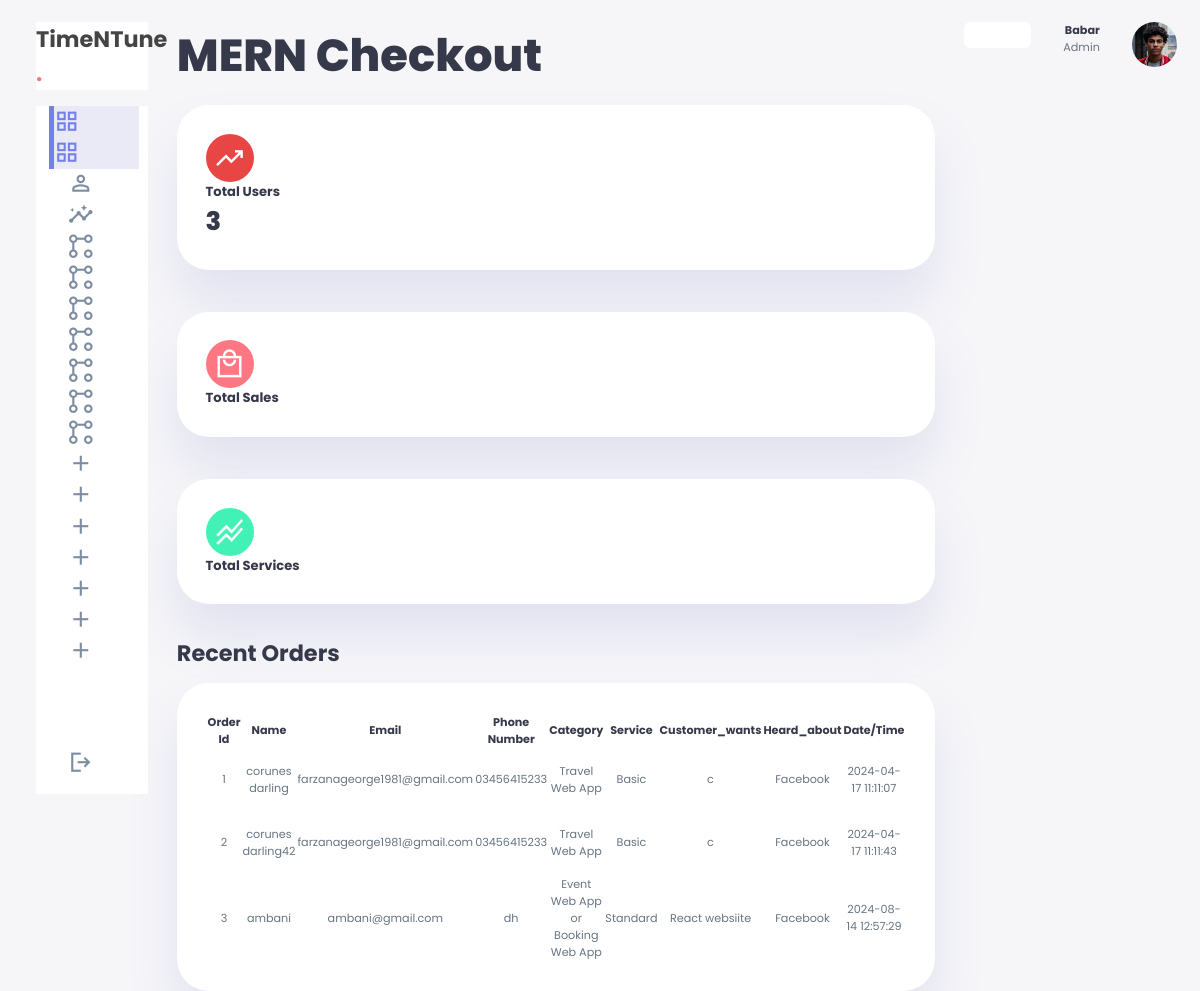
Screenshot of /dashboard/mern.php with the database file from the repository.
### tables this page shows
CREATE TABLE `checkout2` (
  `id` int(11) NOT NULL,
  `name` varchar(255) NOT NULL,
  `email` varchar(255) NOT NULL,
  `phone` varchar(255) NOT NULL,
  `category` varchar(255) NOT NULL,
  `services` varchar(255) NOT NULL,
  `customer_wants` varchar(255) NOT NULL,
  `heard_about` varchar(255) NOT NULL,
  `submission_date` datetime NOT NULL DEFAULT current_timestamp(),
  `pdf_data` blob NOT NULL
);

### dashboard/mern.php (the view, shortened to what this page needs)
<!DOCTYPE html>
<html lang="en">
<head>
  <link rel="stylesheet" href="assets/css/style.css">
  <link rel='stylesheet' href='https://cdn-uicons.flaticon.com/2.1.0/uicons-regular-rounded/css/uicons-regular-rounded.css'>
</head>
<body>
  <div class="container">
    <aside>
      <div class="top">
        <div class="logo">
          <a href="dashboard.php">
            <h2 style="color: #444444;">TimeNTune <span class="danger">.</span> </h2>
          </a>
        </div>
      </div>
      <div class="sidebar">
        <a href="dashboard.php" class="active">
          <span class="material-symbols-sharp">grid_view </span>
        </a>
        <a href="mern.php" class="active">
          <span class="material-symbols-sharp">grid_view </span>
        </a>
        <a href="pages/custumer.php">
          <span class="material-symbols-sharp">person_outline </span>
        </a>
        <a href="pages/analytics.php">
          <span class="material-symbols-sharp">insights </span>
        </a>
        <a href="pages/services.php">
          <span class="material-symbols-outlined">linked_services</span>
        </a>
        <a href="pages/services2.php">
          <span class="material-symbols-outlined">linked_services</span>
        </a>
        <a href="pages/prices.php">
          <span class="material-symbols-outlined">linked_services</span>
        </a>
        <a href="pages/prices2.php">
          <span class="material-symbols-outlined">linked_services</span>
        </a>
        <a href="pages/category.php">
          <span class="material-symbols-sharp">linked_services </span>
        </a>
        <a href="pages/category2.php">
          <span class="material-symbols-sharp">linked_services </span>
        </a>
        <a href="pages/portfolio.php">
          <span class="material-symbols-sharp">linked_services </span>
        </a>
        <a href="pages/add-services.php">
          <span class="material-symbols-sharp">add </span>
        </a>
        <a href="pages/add-services2.php">
          <span class="material-symbols-sharp">add </span>
        </a>
        <a href="pages/add-prices.php">
          <span class="material-symbols-sharp">add </span>
        </a>
        <a href="pages/add-prices2.php">
          <span class="material-symbols-sharp">add </span>
        </a>
        <a href="pages/add-category.php">
          <span class="material-symbols-sharp">add </span>
        </a>
        <a href="pages/add-category2.php">
          <span class="material-symbols-sharp">add </span>
        </a>
        <a href="pages/add-protfolio.php">
          <span class="material-symbols-sharp">add </span>
        </a>
        <br><br><br><br>
        <a href="pages/logout.php">
          <span class="material-symbols-sharp">logout </span>
        </a>
      </div>
    </aside>
    <main>
      <h1>MERN Checkout</h1>
      <div class="insights">
        <div class="sales">
          <span class="material-symbols-sharp">trending_up</span>
          <div class="middle">
            <div class="left">
              <h3>Total Users</h3>
              <?php
              include "auth/conn.php";
              $sql = "SELECT COUNT(*) as total FROM users ";
              $result = $conn->query($sql);
              if ($result->num_rows > 0) {
                while ($row = $result->fetch_assoc()) {
                  echo '<h1>'  . $row["total"] . '</h1>';
                }
              } else {
                echo "0 results";
              }
              ?>
            </div>
          </div>
        </div>
        <div class="expenses">
          <span class="material-symbols-sharp">local_mall</span>
          <div class="middle">
            <div class="left">
              <h3>Total Sales</h3>
            </div>
          </div>
        </div>
        <div class="income">
          <span class="material-symbols-sharp">stacked_line_chart</span>
          <div class="middle">
            <div class="left">
              <h3>Total Services</h3>
            </div>
          </div>
        </div>
      </div>
      <div class="recent_order">
        <h2>Recent Orders</h2>
        <table>
          <thead>
            <tr>
              <th>Order Id</th>
              <th>Name</th>
              <th>Email</th>
              <th>Phone Number</th>
              <th>Category</th>
              <th>Service</th>
              <th>Customer_wants</th>
              <th>Heard_about</th>
              <th>Date/Time</th>
            </tr>
          </thead>
          <?php
          $query = "SELECT * FROM checkout2";
          $result = mysqli_query($conn, $query);
          echo '<tbody>';
          if ($result) {
            while ($row = mysqli_fetch_assoc($result)) {
              echo  '<tr>';
              echo  '<td>' . $row['id'] . '</td>';
              echo  '<td>' . $row['name'] . '</td>';
              echo  '<td>' . $row['email'] . '</td>';
              echo  '<td>' . $row['phone'] . '</td>';
              echo  '<td>' . $row['category'] . '</td>';
              echo  '<td>' . $row['services'] . '</td>';
              echo  '<td>' . $row['customer_wants'] . '</td>';
              echo  '<td>' . $row['heard_about'] . '</td>';
              echo  '<td>' . $row['submission_date'] . '</td>';
              echo  '</tr>';
            }
          } else {
            echo 'Error executing query: ' . mysqli_error($conn);
          }
          echo '</tbody>';
          ?>
        </table>
      </div>
    </main>
    <div class="right">
      <div class="top">
        <div class="theme-toggler">
        </div>
        <div class="profile">
          <div class="info">
            <p><b>Babar</b></p>
            <p>Admin</p>
          </div>
          <div class="profile-photo">
            <img src="./images/profile-1.jpg" alt="" />
          </div>
        </div>
      </div>
    </div>
  </div>
</body>
</html>

### dashboard/assets/css/style.css (style rules this page uses)
:root { --clr-primary: #7380ec; --clr-danger: #ff7782; --clr-success: #41f1b6; --clr-white: #fff; --clr-info-dark: #7d8da1; --clr-info-light: #dce1eb; --clr-dark: #363949; --clr-warnig: #ff4edc; --clr-light: rgba(132, 139, 200, 0.18); --clr-primary-variant: #111e88; --clr-dark-variant: #677483; --clr-color-background: #f6f6f9; --card-border-radius: 2rem; --border-radius-1: 0.4rem; --border-radius-2: 0.8rem; --border-radius-3: 1.2rem; --card-padding: 1.8rem; --padding-1: 1.2rem; --box-shadow: 0 2rem 3rem var(--clr-light); }
* { margin: 0; padding: 0; box-sizing: border-box; border: 0; text-decoration: none; list-style: none; appearance: none; }
body { width: 100vw; height: 100vh; font-size: .7rem; user-select: none; overflow-x: hidden; background: var(--clr-color-background); font-family: 'Poppins', sans-serif; }
.container { display: grid; width: 96%; gap: 1.8rem; grid-template-columns: 14rem auto 16rem; margin: 0 auto; }
a { color: var(--clr-dark); }
h1 { font-weight: 800; font-size: 2.8rem; }
h2 { font-size: 1.4rem; }
h3 { font-size: 0.87; }
.profile-photo img { width: 2.8rem; height: 2.8rem; overflow: hidden; border-radius: 50%; }
p { color: var(--clr-dark-variant); }
b { color: var(--clr-dark); }
.danger { color: var(--clr-danger); }
aside { height: 100vh; }
aside .top { background: var(--clr-white); display: flex; align-items: center; justify-content: space-between; margin-top: 1.4rem; }
aside .logo { display: flex; gap: 1rem; }
aside .sidebar { background: var(--clr-white); display: flex; flex-direction: column; height: 86vh; position: relative; top: 1rem; }
aside .sidebar a { display: flex; color: var(--clr-info-dark); margin-left: 2rem; gap: 1rem; align-items: center; height: 3.3rem; transition: all .1s ease; }
aside .sidebar a span { font-size: 1.6rem; transition: all .3s ease-in-out; }
aside .sidebar a:last-child { position: absolute; bottom: 1rem; width: 100%; }
aside .sidebar a.active { background-color: var(--clr-light); color: var(--clr-primary); margin-left: 0; border-left: 5px solid var(--clr-primary); margin-left: calc(1rem - 3px); }
main { margin-top: 1.4rem; width: auto; }
main .insights { display: grid; grid-template-columns: repeat(3,1fr); gap: 1.6rem; }
main .insights>div { background-color: var(--clr-white); padding: var(--card-padding); border-radius: var(--card-border-radius); margin-top: 1rem; box-shadow: var(--box-shadow); transition: all .3s ease; }
main .insights>div span { background: #e84545; padding: 0.5rem; border-radius: 50%; color: var(--clr-white); font-size: 2rem; }
main .insights > div.expenses span { background: var(--clr-danger); }
main .insights > div.income span { background: var(--clr-success); }
main .insights > div .middle { display: flex; align-items: center; justify-content: space-between; }
main .insights > div .middle h1 { font-size: 1.6rem; }
main h1 { color: var(--clr-dark); }
main .insights h1 { color: var(--clr-dark); }
main .insights h3 { color: var(--clr-dark); }
main .recent_order { margin-top: 2rem; }
main .recent_order h2 { color: var(--clr-dark); }
main .recent_order h2 { margin-bottom: 0.8rem; }
main .recent_order table { background: var(--clr-white); width: 100%; border-radius: var(--card-border-radius); padding: var(--card-padding); text-align: center; box-shadow: var(--box-shadow); transition: all .3s ease; color: var(--clr-dark); }
main table tbody td { height: 3.8rem; border-bottom: 1px solid var(--clr-white); color:var(--clr-dark-variant) }
main table tbody tr:last-child td { border: none; }
.right { margin-top: 1.4rem; }
.right .top { display: flex; justify-content: start; gap: 2rem; }
.right .theme-toggler { background: var(--clr-white); display: flex; justify-content: space-between; height: 1.6rem; width: 4.2rem; cursor: pointer; border-radius: var(--border-radius-1); }
.right .top .profile { display: flex; gap: 2rem; text-align: right; }
@media screen and (max-width:1200px) { .container { width: 94%; grid-template-columns: 7rem auto 14rem; } }
@media screen and (max-width:1200px) { aside .sidebar a { width: 5.6rem; } }
@media screen and (max-width:1200px) { aside .sidebar a:last-child { position: relative; margin-top: 1.8rem; } }
@media screen and (max-width:1200px) { main .insights { display: grid; grid-template-columns: repeat(1,1fr); } }

### rows the page displays
checkout2: id "1", name "corunes darling", email "farzanageorge1981@gmail.com", phone "03456415233", category "Travel Web App", services "Basic", customer_wants "c", heard_about "Facebook", submission_date "2024-04-17 11:11:07"
checkout2: id "2", name "corunes darling42", email "farzanageorge1981@gmail.com", phone "03456415233", category "Travel Web App", services "Basic", customer_wants "c", heard_about "Facebook", submission_date "2024-04-17 11:11:43"
checkout2: id "3", name "ambani", email "ambani@gmail.com", phone "dh", category "Event Web App or Booking Web App", services "Standard", customer_wants "React websiite", heard_about "Facebook", submission_date "2024-08-14 12:57:29"

### other values shown
$row["total"] "3"
